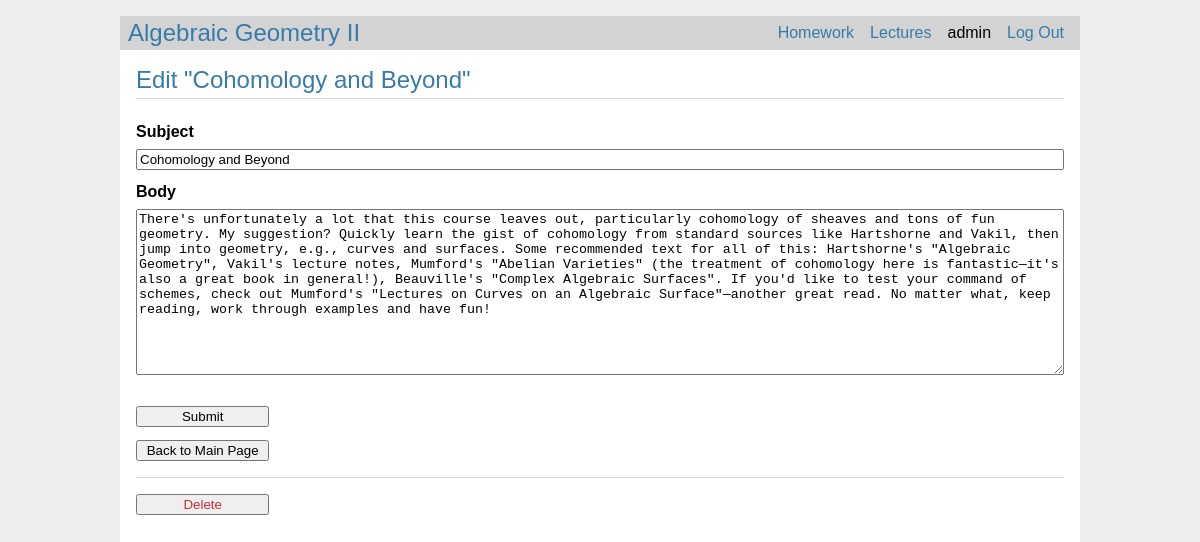
Page /announcements/3/update (signed in) on the committed database.
### main/auth/models.py (models this page shows, shortened)
class User(Model):
    __table_args__ = {'extend_existing': True} # Why is this happening?  Where are the redundancies coming from?
    username = Column(db.String(32), unique=True, nullable=False)
    password = Column(db.String(256), nullable=False)
    created = Column(db.DateTime, nullable=False, default=datetime.datetime.now().astimezone())
    role_id = Column(db.Integer, db.ForeignKey("role.id"), nullable=False, default=1)
    roles = relationship("main.auth.models.Role", back_populates="users")
    announcements = relationship("main.announcements.models.Announcement", back_populates="users")
    welcomes = relationship("main.index.models.Welcome", back_populates="users")
    homeworks = relationship("main.homework.models.Homework", back_populates="users")
    lectures = relationship("main.lectures.models.Lecture", back_populates="users")

### main/announcements/models.py (models this page shows, shortened)
class Announcement(Model):
    __table_args__ = {'extend_existing': True}
    subject = Column(db.Text, nullable=False)
    body = Column(db.Text, nullable=False)
    created = Column(db.DateTime, nullable=False, default=db.func.current_timestamp())
    created_text = Column(db.Text, nullable=False)
    updated_text = Column(db.Text, nullable=True)
    author_id = Column(db.Integer, db.ForeignKey("user.id"), nullable=False)
    users = relationship("main.auth.models.User", back_populates="announcements")

### main/announcements/views.py (the view)
@bp.route('/announcements/<int:id>/update', methods=('GET', 'POST'))
@decorators.permission_TA
def announcements_update(id):
    announcement = models.Announcement.query.filter_by(id=id).first()
    form = forms.formula_update(
                    table='announcement',
                    subject=('String',announcement.subject),
                    body=('TextArea',announcement.body) )
    if form.validate_on_submit():
        announcement.update(
            subject=form.subject.data,
            body=form.body.data,
            updated_text=datetime.datetime.now().astimezone().strftime('%d %b %Y at %H:%M %Z') )
        flash('Announcement successfully updated')
        return redirect(url_for('index'))
    else:
        form.outtakes()
    return render_template('announcements/update.html', announcement=announcement, form=form)

### main/forms.py (shortened to what this page needs)
    class Form_Update(FlaskForm):
        submit = SubmitField()
        formContent = {}
        def outtakes(self):
            if self.errors:
                for error in self.errors.values():
                    flash(*error)

### main/auth/views.py (called while the page is built)
@bp.before_app_request
def load_logged_in_user():
    username = session.get('username')
    if username is None:
        g.user = None
    else:
        g.user = vars(models.User.query.filter_by(username=username).first())

### main/templates/announcements/update.html (shortened to what this page needs)
{% extends 'base.html' %}
{% block header %}
  <h1>{% block title %}Edit "{{ announcement['subject'] }}"{% endblock %}</h1>
{% endblock %}
{% block content %}
    <form method="post">
        {% for field in form if (field.name != 'csrf_token') and (field.name != 'submit') %}
            {{ field.label }}
            {{ field }}
        {% endfor %}
        {{ form.submit() }}
        <a href="{{url_for('index')}}"><button type="button">Back to Main Page</button></a>
    </form>
    <hr>
    <form action="{{ url_for('announcements.announcements_delete', id=announcement['id']) }}" method="post">
        <input class="danger" type="submit" value="Delete" onclick="return confirm('Are you sure?');">
    </form>
{% endblock %}

### main/templates/base.html (shortened to what this page needs)
<!doctype html>
{% set active_page = active_page|default('index') -%}
<link rel="stylesheet" href="{{ url_for('static', filename='style.css') }}">
<nav>
<h1><a href="{{ url_for('index') }}">Algebraic Geometry II</a></h1>
  <ul>
      <li {% if request.endpoint == 'homework.homework_index' %} class="active" {% endif %}><a class="nounderline" href="{{ url_for('homework.homework_index') }}">Homework</a>
      <li {% if request.endpoint == 'lectures.lectures_index' %} class="active" {% endif %}><a class="nounderline" href="{{ url_for('lectures.lectures_index') }}">Lectures</a>
    {% if g.user %}
      <li><span>{{ g.user['username'] }}</span>
      <li><a class="nounderline" href="{{ url_for('auth.logout') }}">Log Out</a>
    {% else %}
      <li {% if request.endpoint == 'auth.register' %} class="active" {% endif %}><a class="nounderline" href="{{ url_for('auth.register') }}">Register</a>
      <li {% if request.endpoint == 'auth.login' %} class="active" {% endif %}><a class="nounderline" href="{{ url_for('auth.login') }}">Log In</a>
    {% endif %}
  </ul>
</nav>
<section class="content">
  <header>
    {% block header %}{% endblock %}
  </header>
  {% block content %}{% endblock %}
</section>

### main/static/style.css (style rules this page uses)
h1 { font-family: sans-serif; font-weight: normal; color: #377ba8; margin: 1rem 0; }
a { color: #377ba8; }
a.nounderline { text-decoration: none; }
hr { border: none; border-top: 1px solid lightgray; }
nav { background: lightgray; display: flex; align-items: center; padding: 0 0.5rem; }
nav h1 { flex: auto; margin: 0; }
nav h1 a { text-decoration: none; }
nav ul { display: flex; list-style: none; margin: 0; padding: 0; }
nav ul li a, nav ul li span, header .action { display: block; padding: 0.5rem; }
.content { padding: 0 1rem 1rem; }
.content > header { border-bottom: 1px solid lightgray; display: flex; align-items: flex-end; margin-bottom: 0.5rem; }
.content > header h1 { flex: auto; margin: 1rem 0 0.25rem 0; }
.content:last-child { margin-bottom: 0; }
.content form { margin: 1em 0; display: flex; flex-direction: column; }
.content label { font-weight: bold; margin-bottom: 0.5em; }
.content input, .content textarea { margin-bottom: 1em; }
.content textarea { min-height: 12em; resize: vertical; }
input.danger { color: #cc2f2e; }
input[type=submit] { align-self: start; min-width: 10em; }
button { align-self: start; min-width: 10em; }

### rows in the picture
User: user.username "admin"
Announcement: subject "Cohomology and Beyond", subject "Cohomology and Beyond" "There's unfortunately a lot that this course leaves out, particularly cohomology of sheaves and tons of fun geometry. My suggestion? Quickly learn the gist of cohomology from standard sources like Hartshorne and Vakil, then jump into geometry, e.g., curves and surfaces. Some recommended text for all of this: Hartshorne's \"Algebraic Geometry\", Vakil's lecture notes, Mumford's \"Abelian Varieties\" (the treatment of cohomology here is fantastic—it's also a great book in general!), Beauville's \"Complex Algebraic Surfaces\". If you'd like to test your command of schemes, check out Mumford's \"Lectures on Curves on an Algebraic Surface\"—another great read. No matter what, keep reading, work through…"

### other values in the picture
{{ field.label }} "Subject" "Body"
